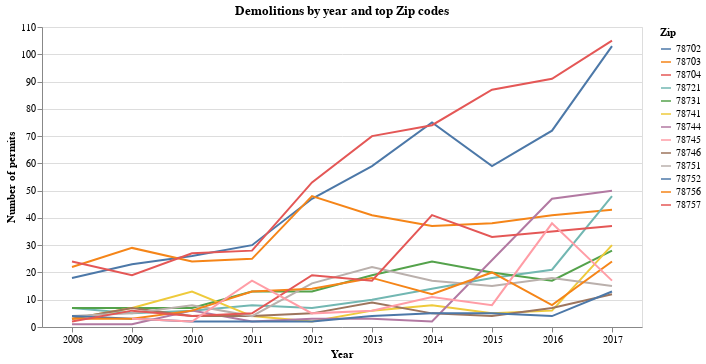

Notebook source saved alongside this figure:
### Markdown cell above
#### Alternate way to pick zips
In this case, I'm picking zips that had more than 10 demos in 2017.

### Code cell
# filter to 2017
zips_2017 = demos_yr_zip[demos_yr_zip['Year'] == '2017']

# filter the 2017 list to those with 10+ demos
# sort the list by count descending
zips_2017_top = zips_2017[zips_2017.Count > 9].sort_values('Count', ascending=False)

# Use the Zip code column above to filter the original demos_yr_zip datatable
# and create the new dataframe to chart
top_demos_yr_zip_new = demos_yr_zip[demos_yr_zip['Zip'].isin(zips_2017_top.Zip)]

alt.Chart(top_demos_yr_zip_new, title="Demolitions by year and top Zip codes").mark_line().encode(
    x=alt.X("Year:O",
            axis=alt.Axis(title="Year", labelAngle=0)),
    y=alt.Y("Count:Q",
            axis=alt.Axis(title="Number of permits")),
    color="Zip"
).properties(width=600)

### Figure 1 — Vega-Lite specification as saved in the notebook (floating-point values rounded to 4 significant figures)
{"$schema": "https://vega.github.io/schema/vega-lite/v2.4.1.json", "config": {"view": {"height": 300, "width": 400}}, "data": {"values": [{"Count": 18, "Year": "2008", "Zip": "78702"}, {"Count": 22, "Year": "2008", "Zip": "78703"}, {"Count": 24, "Year": "2008", "Zip": "78704"}, {"Count": 7, "Year": "2008", "Zip": "78721"}, {"Count": 7, "Year": "2008", "Zip": "78731"}, {"Count": 3, "Year": "2008", "Zip": "78741"}, {"Count": 1, "Year": "2008", "Zip": "78744"}, {"Count": 3, "Year": "2008", "Zip": "78746"}, {"Count": 4, "Year": "2008", "Zip": "78751"}, {"Count": 4, "Year": "2008", "Zip": "78752"}, {"Count": 3, "Year": "2008", "Zip": "78756"}, {"Count": 2, "Year": "2008", "Zip": "78757"}, {"Count": 23, "Year": "2009", "Zip": "78702"}, {"Count": 29, "Year": "2009", "Zip": "78703"}, {"Count": 19, "Year": "2009", "Zip": "78704"}, {"Count": 5, "Year": "2009", "Zip": "78721"}, {"Count": 7, "Year": "2009", "Zip": "78731"}, {"Count": 7, "Year": "2009", "Zip": "78741"}, {"Count": 1, "Year": "2009", "Zip": "78744"}, {"Count": 3, "Year": "2009", "Zip": "78745"}, {"Count": 7, "Year": "2009", "Zip": "78746"}, {"Count": 5, "Year": "2009", "Zip": "78751"}, {"Count": 3, "Year": "2009", "Zip": "78752"}, {"Count": 3, "Year": "2009", "Zip": "78756"}, {"Count": 6, "Year": "2009", "Zip": "78757"}, {"Count": 26, "Year": "2010", "Zip": "78702"}, {"Count": 24, "Year": "2010", "Zip": "78703"}, {"Count": 27, "Year": "2010", "Zip": "78704"}, {"Count": 6, "Year": "2010", "Zip": "78721"}, {"Count": 7, "Year": "2010", "Zip": "78731"}, {"Count": 13, "Year": "2010", "Zip": "78741"}, {"Count": 6, "Year": "2010", "Zip": "78744"}, {"Count": 2, "Year": "2010", "Zip": "78745"}, {"Count": 4, "Year": "2010", "Zip": "78746"}, {"Count": 8, "Year": "2010", "Zip": "78751"}, {"Count": 2, "Year": "2010", "Zip": "78752"}, {"Count": 6, "Year": "2010", "Zip": "78756"}, {"Count": 4, "Year": "2010", "Zip": "78757"}, {"Count": 30, "Year": "2011", "Zip": "78702"}, {"Count": 25, "Year": "2011", "Zip": "78703"}, {"Count": 28, "Year": "2011", "Zip": "78704"}, {"Count": 8, "Year": "2011", "Zip": "78721"}, {"Count": 13, "Year": "2011", "Zip": "78731"}, {"Count": 4, "Year": "2011", "Zip": "78741"}, {"Count": 2, "Year": "2011", "Zip": "78744"}, {"Count": 17, "Year": "2011", "Zip": "78745"}, {"Count": 4, "Year": "2011", "Zip": "78746"}, {"Count": 4, "Year": "2011", "Zip": "78751"}, {"Count": 13, "Year": "2011", "Zip": "78756"}, {"Count": 5, "Year": "2011", "Zip": "78757"}, {"Count": 47, "Year": "2012", "Zip": "78702"}, {"Count": 48, "Year": "2012", "Zip": "78703"}, {"Count": 53, "Year": "2012", "Zip": "78704"}, {"Count": 7, "Year": "2012", "Zip": "78721"}, {"Count": 13, "Year": "2012", "Zip": "78731"}, {"Count": 2, "Year": "2012", "Zip": "78741"}, {"Count": 3, "Year": "2012", "Zip": "78744"}, {"Count": 5, "Year": "2012", "Zip": "78745"}, {"Count": 5, "Year": "2012", "Zip": "78746"}, {"Count": 16, "Year": "2012", "Zip": "78751"}, {"Count": 2, "Year": "2012", "Zip": "78752"}, {"Count": 14, "Year": "2012", "Zip": "78756"}, {"Count": 19, "Year": "2012", "Zip": "78757"}, {"Count": 59, "Year": "2013", "Zip": "78702"}, {"Count": 41, "Year": "2013", "Zip": "78703"}, {"Count": 70, "Year": "2013", "Zip": "78704"}, {"Count": 10, "Year": "2013", "Zip": "78721"}, {"Count": 19, "Year": "2013", "Zip": "78731"}, {"Count": 6, "Year": "2013", "Zip": "78741"}, {"Count": 3, "Year": "2013", "Zip": "78744"}, {"Count": 6, "Year": "2013", "Zip": "78745"}, {"Count": 9, "Year": "2013", "Zip": "78746"}, {"Count": 22, "Year": "2013", "Zip": "78751"}, {"Count": 4, "Year": "2013", "Zip": "78752"}, {"Count": 18, "Year": "2013", "Zip": "78756"}, {"Count": 17, "Year": "2013", "Zip": "78757"}, {"Count": 75, "Year": "2014", "Zip": "78702"}, {"Count": 37, "Year": "2014", "Zip": "78703"}, {"Count": 74, "Year": "2014", "Zip": "78704"}, {"Count": 14, "Year": "2014", "Zip": "78721"}, {"Count": 24, "Year": "2014", "Zip": "78731"}, {"Count": 8, "Year": "2014", "Zip": "78741"}, {"Count": 2, "Year": "2014", "Zip": "78744"}, {"Count": 11, "Year": "2014", "Zip": "78745"}, {"Count": 5, "Year": "2014", "Zip": "78746"}, {"Count": 17, "Year": "2014", "Zip": "78751"}, {"Count": 5, "Year": "2014", "Zip": "78752"}, {"Count": 12, "Year": "2014", "Zip": "78756"}, {"Count": 41, "Year": "2014", "Zip": "78757"}, {"Count": 59, "Year": "2015", "Zip": "78702"}, {"Count": 38, "Year": "2015", "Zip": "78703"}, {"Count": 87, "Year": "2015", "Zip": "78704"}, {"Count": 18, "Year": "2015", "Zip": "78721"}, {"Count": 20, "Year": "2015", "Zip": "78731"}, {"Count": 5, "Year": "2015", "Zip": "78741"}, {"Count": 8, "Year": "2015", "Zip": "78745"}, {"Count": 4, "Year": "2015", "Zip": "78746"}, {"Count": 15, "Year": "2015", "Zip": "78751"}, {"Count": 5, "Year": "2015", "Zip": "78752"}, {"Count": 20, "Year": "2015", "Zip": "78756"}, {"Count": 33, "Year": "2015", "Zip": "78757"}, {"Count": 72, "Year": "2016", "Zip": "78702"}, {"Count": 41, "Year": "2016", "Zip": "78703"}, {"Count": 91, "Year": "2016", "Zip": "78704"}, {"Count": 21, "Year": "2016", "Zip": "78721"}, {"Count": 17, "Year": "2016", "Zip": "78731"}, {"Count": 6, "Year": "2016", "Zip": "78741"}, {"Count": 47, "Year": "2016", "Zip": "78744"}, {"Count": 38, "Year": "2016", "Zip": "78745"}, {"Count": 7, "Year": "2016", "Zip": "78746"}, {"Count": 18, "Year": "2016", "Zip": "78751"}, {"Count": 4, "Year": "2016", "Zip": "78752"}, {"Count": 8, "Year": "2016", "Zip": "78756"}, {"Count": 35, "Year": "2016", "Zip": "78757"}, {"Count": 103, "Year": "2017", "Zip": "78702"}, {"Count": 43, "Year": "2017", "Zip": "78703"}, {"Count": 105, "Year": "2017", "Zip": "78704"}, {"Count": 48, "Year": "2017", "Zip": "78721"}, {"Count": 28, "Year": "2017", "Zip": "78731"}, {"Count": 30, "Year": "2017", "Zip": "78741"}, {"Count": 50, "Year": "2017", "Zip": "78744"}, {"Count": 17, "Year": "2017", "Zip": "78745"}, {"Count": 12, "Year": "2017", "Zip": "78746"}, {"Count": 15, "Year": "2017", "Zip": "78751"}, {"Count": 13, "Year": "2017", "Zip": "78752"}, {"Count": 24, "Year": "2017", "Zip": "78756"}, {"Count": 37, "Year": "2017", "Zip": "78757"}]}, "encoding": {"color": {"field": "Zip", "type": "nominal"}, "x": {"axis": {"labelAngle": 0, "title": "Year"}, "field": "Year", "type": "ordinal"}, "y": {"axis": {"title": "Number of permits"}, "field": "Count", "type": "quantitative"}}, "mark": "line", "title": "Demolitions by year and top Zip codes", "width": 600}
